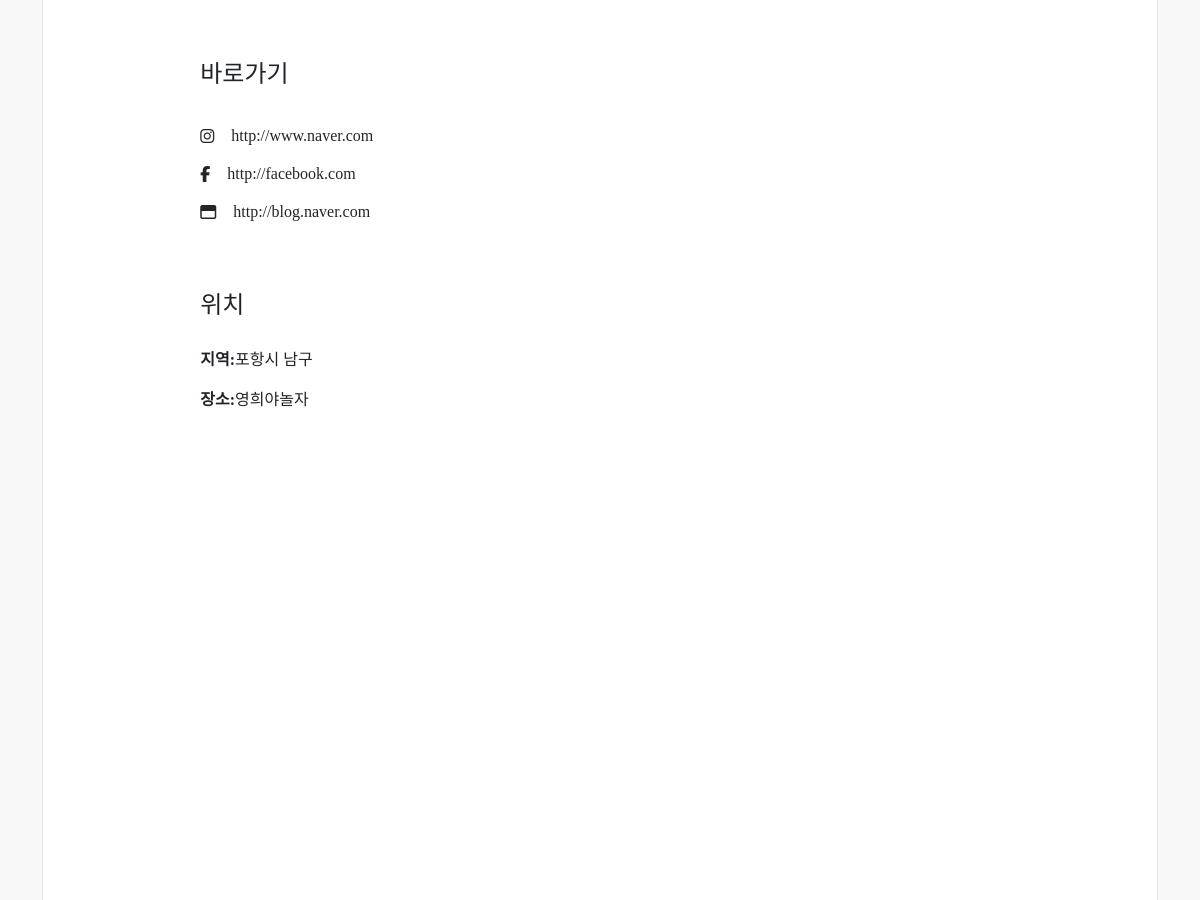
Page /trainer/31 (middle part) on the earlier database version.
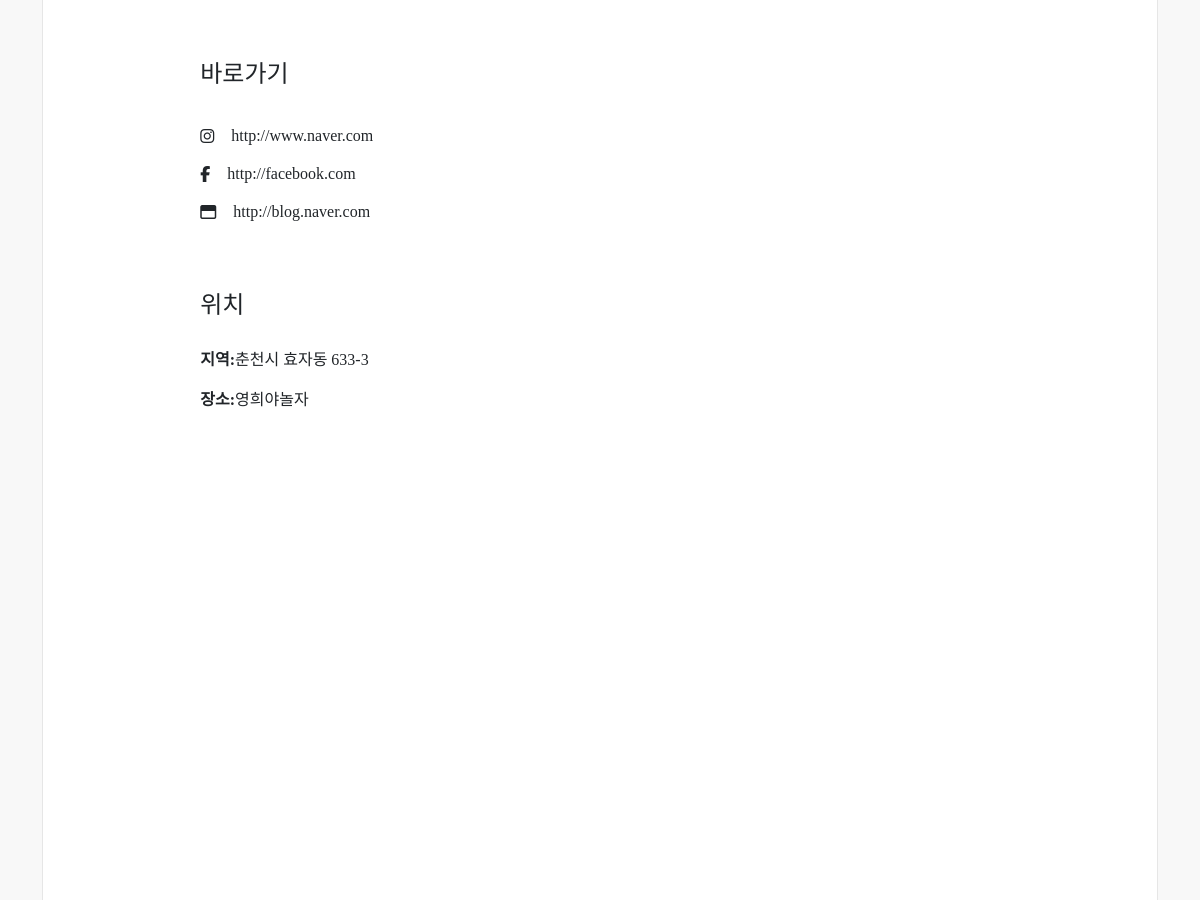
Same page on the later database version.
### trainer/models.py (models this page shows, shortened)
class Trainer(models.Model):
    writer = models.ForeignKey(settings.AUTH_USER_MODEL, null=True, blank=True, on_delete=models.CASCADE, verbose_name='작성자')
    name = models.CharField(max_length=10, verbose_name='이름')
    genretext = models.CharField(max_length=200, null=True)
    genre = models.ManyToManyField(Genre, blank=True, verbose_name='장르')
    address = models.CharField(max_length=40, null=True, verbose_name='지역')
    place = models.CharField(max_length=40, null=True, verbose_name='장소')
    summary = models.TextField(null=True, blank=True)
    tagtext = models.CharField(max_length=200, null=True, blank=True)
    hashtag = models.ManyToManyField(Hashtag, blank=True)
    image = ProcessedImageField(
        upload_to=get_profile_image_path, processors=[ResizeToFill(width=500, height=500, upscale=False)],
        null=True, blank=True,
        format='JPEG', options={'quality': 90}, verbose_name="프로필 이미지"
    )
    imagename = models.CharField(max_length=64, null=True, blank=True, verbose_name='이미지파일')
    cert1, cert2, cert3, cert4, cert5, cert6, cert7, cert8, cert9, cert10 = [
        models.CharField(max_length=40, null=True, blank=True) for i in range(10)
    ]
    certimg1, certimg2, certimg3, certimg4, certimg5, certimg6, certimg7, certimg8, certimg9, certimg10 = [
        ProcessedImageField(
            upload_to=get_profile_image_path, processors=[Resize(width=500, height=None, upscale=False)],
            null=True, blank=True, format='JPEG', options={'quality': 90}
        ) for i in range(10)
    ]
    sns1, sns2, sns3, sns4, sns5 = [
        models.CharField(max_length=256, null=True, blank=True) for i in range(5)
    ]
    def display_genre(self):
        """Create a string for the Genre. This is required to display genre in Admin."""
        return ', '.join(genre.name for genre in self.genre.all()[:3])
    display_genre.short_description = 'Genre'
    class Meta:
        db_table = '트레이너'
        verbose_name = '트레이너'
        verbose_name_plural = '트레이너'

### trainer/views.py (the view)
# urls.py: path('trainer/<int:pk>', views.trainer_detail_view, name='trainer-detail'),
def trainer_detail_view(request, pk):
    trainer = get_object_or_404(Trainer, pk=pk)
    request.session['trainer_id'] = trainer.writer_id
    if request.user == trainer.writer:
        trainer_auth = True
    else:
        trainer_auth = False
    context = {
        'trainer': trainer,
        'trainer_auth': trainer_auth,
    }
    trainer_review = Review.objects.filter(trainer=trainer)
    if len(trainer_review) > 5:
        context['is_paginated'] = True
    paginator = Paginator(trainer_review, 5)
    page_numbers_range = 5
    max_index = len(paginator.page_range)
    page = request.GET.get('page')
    current_page = int(page) if page else 1
    start_index = int((current_page - 1) / page_numbers_range) * page_numbers_range
    end_index = start_index + page_numbers_range
    if end_index >= max_index:
        end_index = max_index
    page_range = paginator.page_range[start_index:end_index]
    page_obj = paginator.get_page(page)
    context['page_range'] = page_range
    context['page_obj'] = page_obj
    return render(request, 'trainer/trainer_detail.html', context)

### accounts/models.py (called while the page is built)
    def __str__(self):
        return self.user_id

### trainer/models.py (called while the page is built)
    def __str__(self):
        return self.name

    def __str__(self):
        return self.name

### templates/trainer/trainer_detail.html (shortened to what this page needs)
{% extends 'base.html' %}
{% block contents %}
<div class="tab-content" id="nav-tabContent" style="background-color: white; border-right: 1px solid #E6E6E6; border-left: 1px solid #E6E6E6; border-bottom: 1px solid #E6E6E6; border-radius: 0px 0px 20px 20px">
    <div class="target" id="6" role="tabpanel" aria-labelledby="tab6">
        <div class="row justify-content-center">
            <div class="col-12 col-md-9">
                <div style="padding-bottom: 20px">
                    <h4>바로가기</h4>
                </div>
                {% if trainer.sns1 %}
                <div>
                    <i class="fab fa-instagram" style="vertical-align: middle"></i>
                    <a href="{{ trainer.sns1 }}" target="_blank"><button class="btn">{{ trainer.sns1 }}</button></a>
                </div>
                {% endif %}
                {% if trainer.sns2 %}
                <div>
                    <i class="fab fa-facebook-f" style="vertical-align: middle"></i>
                    <a href="{{ trainer.sns2 }}" target="_blank"><button class="btn">{{ trainer.sns2 }}</button></a>
                </div>
                {% endif %}
                {% if trainer.sns3 %}
                <div>
                    <i class="far fa-window-maximize" style="vertical-align: middle"></i>
                    <a href="{{ trainer.sns3 }}" target="_blank"><button class="btn">{{ trainer.sns3 }}</button></a>
                </div>
                {% endif %}
            </div>
        </div>
    </div>
    <div class="target" id="7" role="tabpanel" aria-labelledby="tab7">
        <div class="row justify-content-center">
            <div class="col-12 col-md-9">
                <div style="padding-bottom: 20px">
                    <h4>위치</h4>
                </div>
                <div>
                    <p><strong>지역:</strong>{{ trainer.address }}</p>
                    <p><strong>장소:</strong>{{ trainer.place }}</p>
                    <div id="map" style="width: 100%; height:400px;"></div>
                    <p>&nbsp;</p>
                    <p>&nbsp;</p>
                </div>
            </div>
        </div>
    </div>
</div>
{% endblock %}

Differences in the rows shown:
changed Trainer "http://www.naver.com": address "포항시 남구" → "춘천시 효자동 633-3"
